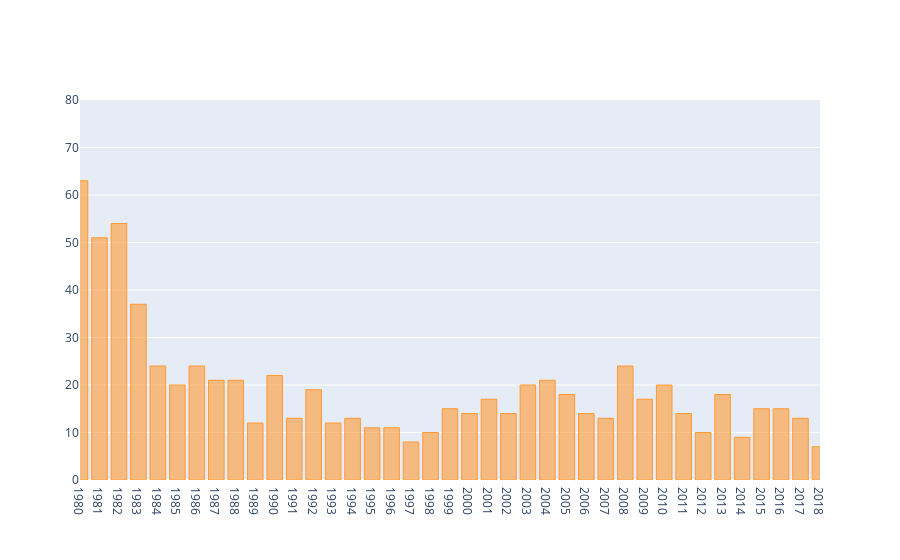

The notebook cell saved with this chart:
### Code cell
layout = go.Layout(yaxis=dict(range=[0, 80]), xaxis=dict(range=[1980, 2018], tickmode='linear', dtick=1))
#layout = go.Layout(yaxis=dict(range=[0, 100]))
#layout = go.Layout(xaxis=dict(range=[1980, 2018]))
chart_analisis_emb.iplot(kind='bar',
                         x= 'Periodo',
                         y= 'Total',
                         title='EVOLUCIÓN MUERTES POR EMBARAZO',
                         yTitle='Total de muertes',
                         xTitle='Año',
                         layout=layout)

### Figure 1 — Plotly figure (JSON) as saved in the notebook; plotly's stock layout.template omitted (floating-point values rounded to 4 significant figures)
{"data": [{"marker": {"color": "rgba(255, 153, 51, 0.6)", "line": {"color": "rgba(255, 153, 51, 1.0)", "width": 1}}, "name": "Total", "orientation": "v", "text": "", "type": "bar", "x": [2018, 1997, 2014, 2012, 1998, 1996, 1995, 1989, 1993, 2007, 1991, 1994, 2017, 2006, 2011, 2002, 2000, 2016, 1999, 2015, 2001, 2009, 2005, 2013, 1992, 2010, 2003, 1985, 1988, 1987, 2004, 1990, 2008, 1986, 1984, 1983, 1981, 1982, 1980], "y": [7, 8, 9, 10, 10, 11, 11, 12, 12, 13, 13, 13, 13, 14, 14, 14, 14, 15, 15, 15, 17, 17, 18, 18, 19, 20, 20, 20, 21, 21, 21, 22, 24, 24, 24, 37, 51, 54, 63]}], "layout": {"xaxis": {"dtick": 1, "range": [1980, 2018], "tickmode": "linear"}, "yaxis": {"range": [0, 80]}}}
